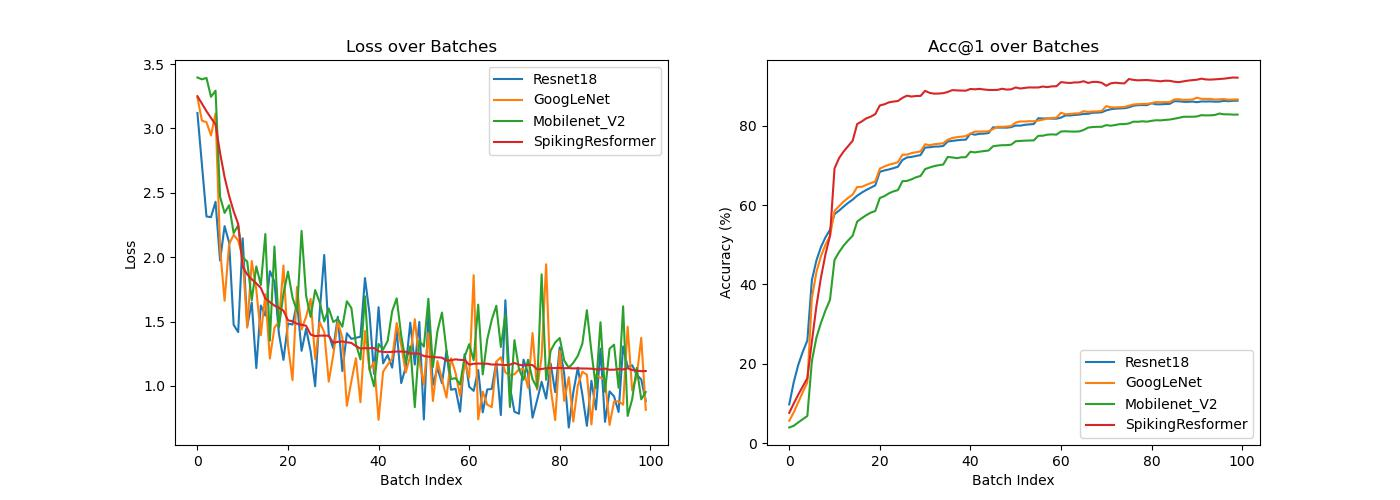

Write Python code to recreate this figure.
import re
import matplotlib.pyplot as plt

def parse_log_file(filepath):
    with open(filepath, 'r') as f:
        lines = f.readlines()

    epoch = -1
    data = []

    for line in lines:
        if '[INFO]Epoch' in line:
            epoch_match = re.search(r'\[INFO\]Epoch \[(\d+)\]', line)
            if epoch_match:
                epoch = int(epoch_match.group(1))
        elif '[DEBUG]' in line:
            debug_match = re.search(r'loss: ([\d.]+) acc@1: ([\d.]+)', line)
            if debug_match:
                loss = float(debug_match.group(1))
                acc1 = float(debug_match.group(2))
                patch = len([d for d in data if d[0] == epoch])
                data.append((epoch, patch, loss, acc1))
    return data

def organize_by_epoch_patch(data):
    patch_data = {}
    for epoch, patch, loss, acc1 in data:
        patch_data.setdefault(epoch, []).append((patch, loss, acc1))
    return patch_data


log1 = parse_log_file("vit_result.txt")
log2 = parse_log_file("cnn_resnet_result.txt")
log3 = parse_log_file("cnn_googlenet_result.txt")
log4 = parse_log_file("cnn_mobilenet_v2_result.txt")

log1_data = organize_by_epoch_patch(log1)
log2_data = organize_by_epoch_patch(log2)
log3_data = organize_by_epoch_patch(log3)
log4_data = organize_by_epoch_patch(log4)


def flatten_log(data):
    xs, loss, acc1 = [], [], []
    for epoch in sorted(data.keys()):
        for patch, l, a in data[epoch]:
            xs.append(len(xs))
            loss.append(l)
            acc1.append(a)
    return xs, loss, acc1

x1, loss1, acc1 = flatten_log(log1_data)
x2, loss2, acc2 = flatten_log(log2_data)
x3, loss3, acc3 = flatten_log(log3_data)
x4, loss4, acc4 = flatten_log(log4_data)

# Display plots
plt.figure(figsize=(14, 5))

plt.subplot(1, 2, 1)
plt.plot(x2, loss2, label="Resnet18")
plt.plot(x3, loss3, label="GoogLeNet")
plt.plot(x4, loss4, label="Mobilenet_V2")
plt.plot(x1, loss1, label="SpikingResformer")
plt.title("Loss over Batches")
plt.xlabel("Batch Index")
plt.ylabel("Loss")
plt.legend()

plt.subplot(1, 2, 2)
plt.plot(x2, acc2, label="Resnet18")
plt.plot(x3, acc3, label="GoogLeNet")
plt.plot(x4, acc4, label="Mobilenet_V2")
plt.plot(x1, acc1, label="SpikingResformer")
plt.title("Acc@1 over Batches")
plt.xlabel("Batch Index")
plt.ylabel("Accuracy (%)")
plt.legend()
plt.savefig(f"comparison.jpg")
plt.tight_layout()
plt.show()